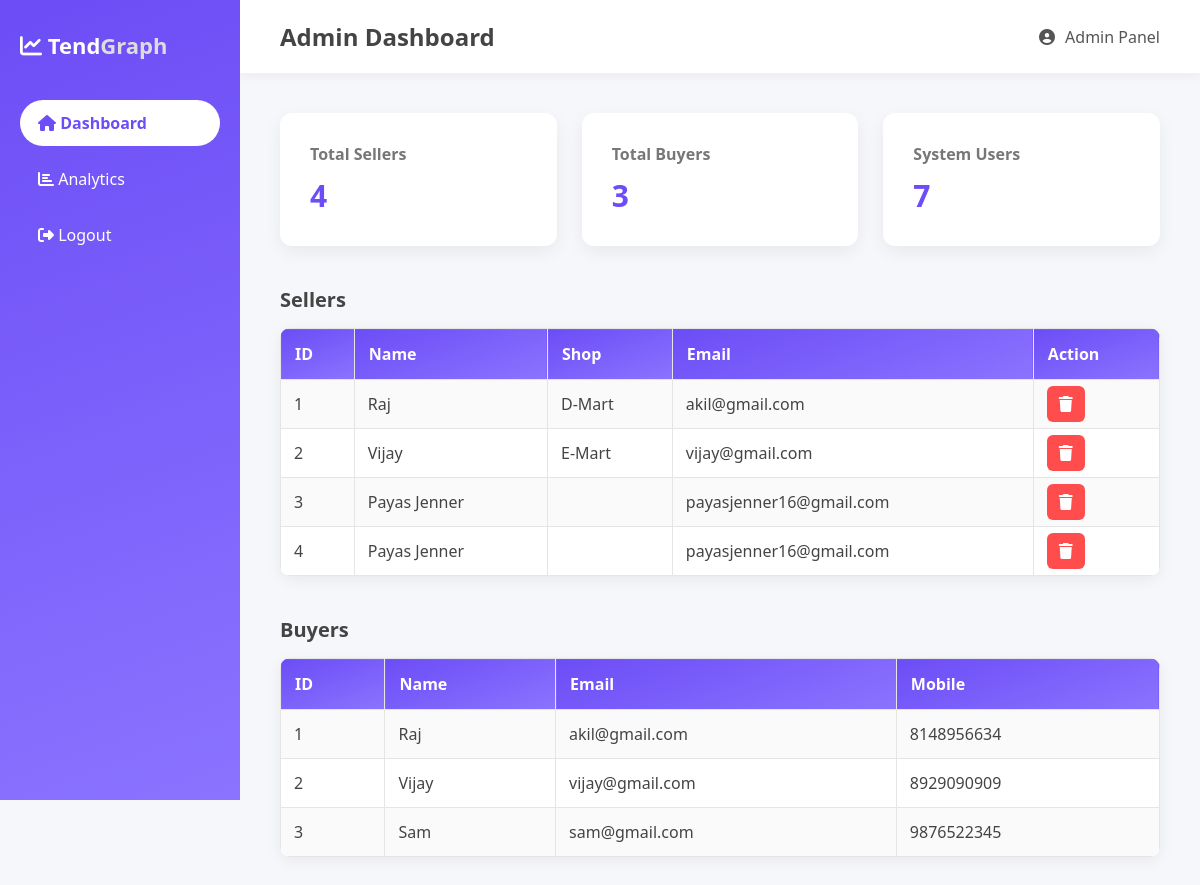
The page /admin_dashboard (signed in) on the database its author committed.
### tables this page shows
CREATE TABLE `sellers` (
  `id` INTEGER PRIMARY KEY AUTOINCREMENT,
  `name` varchar(100) default NULL,
  `email` varchar(100) default NULL,
  `mobile` varchar(20) default NULL,
  `shopname` varchar(100) default NULL,
  `address` text,
  `category` varchar(100) default NULL,
  `latitude` varchar(50) default NULL,
  `longitude` varchar(50) default NULL,
  `username` varchar(50) default NULL,
  `password` varchar(50) default NULL,
  `status` varchar(20) default 'active'
);

CREATE TABLE `buyers` (
  `id` INTEGER PRIMARY KEY AUTOINCREMENT,
  `name` varchar(100) default NULL,
  `email` varchar(120) default NULL,
  `mobile` varchar(20) default NULL,
  `location` varchar(150) default NULL,
  `age` INTEGER DEFAULT NULL,
  `gender` varchar(20) default NULL,
  `username` varchar(50) default NULL,
  `password` varchar(100) default NULL,
  `created_at` timestamp NOT NULL default CURRENT_TIMESTAMP
);

### modules/admin.py (the view)
@admin_bp.route("/admin_dashboard")
def admin_dashboard():
    if "admin" not in session:
        return redirect("/admin")
    conn=get_db()
    cur=conn.cursor()
    cur.execute("SELECT * FROM sellers")
    sellers=cur.fetchall()
    cur.execute("SELECT * FROM buyers")
    buyers=cur.fetchall()
    return render_template("admin_dashboard.html",sellers=sellers,buyers=buyers)

### modules/utils.py (called while the page is built)
def dict_factory(cursor, row):
    d = {}
    for idx, col in enumerate(cursor.description):
        d[col[0]] = row[idx]
    return d

def get_db():
    conn=sqlite3.connect("purchasing_tendency.db", check_same_thread=False)
    conn.row_factory = dict_factory
    return conn

### templates/admin_dashboard.html (shortened to what this page needs)
<!DOCTYPE html>
<html lang="en">
<head>
    <link rel="stylesheet" href="https://cdnjs.cloudflare.com/ajax/libs/font-awesome/6.5.0/css/all.min.css">
</head>
<body>
    <div class="sidebar">
        <div class="logo">
            <i class="fa fa-chart-line"></i> Tend<span>Graph</span>
        </div>
        <a href="/admin_dashboard" class="active">
            <i class="fa fa-home"></i> Dashboard
        </a>
        <a href="/admin_analytics">
            <i class="fa fa-chart-bar"></i> Analytics
        </a>
        <a href="/">
            <i class="fa fa-sign-out-alt"></i> Logout
        </a>
    </div>
    <div class="main">
        <div class="header">
            <h2>Admin Dashboard</h2>
            <div class="admin-box">
                <i class="fa fa-user-circle"></i>
                Admin Panel
            </div>
        </div>
        <div class="content">
            <div class="cards">
                <div class="card">
                    <h4>Total Sellers</h4>
                    <h2>{{ sellers|length }}</h2>
                </div>
                <div class="card">
                    <h4>Total Buyers</h4>
                    <h2>{{ buyers|length }}</h2>
                </div>
                <div class="card">
                    <h4>System Users</h4>
                    <h2>{{ sellers|length + buyers|length }}</h2>
                </div>
            </div>
            <h3 class="section-title" id="sellers-section">Sellers</h3>
            <table>
                <tr>
                    <th>ID</th>
                    <th>Name</th>
                    <th>Shop</th>
                    <th>Email</th>
                    <th>Action</th>
                </tr>
                {% for s in sellers %}
                <tr>
                    <td>{{s.id}}</td>
                    <td>{{s.name}}</td>
                    <td>{{s.shopname}}</td>
                    <td>{{s.email}}</td>
                    <td>
                        <a href="/remove_seller/{{s.id}}" class="delete-btn">
                            <i class="fa fa-trash"></i>
                        </a>
                    </td>
                </tr>
                {% endfor %}
            </table>
            <h3 class="section-title" id="buyers-section">Buyers</h3>
            <table>
                <tr>
                    <th>ID</th>
                    <th>Name</th>
                    <th>Email</th>
                    <th>Mobile</th>
                </tr>
                {% for b in buyers %}
                <tr>
                    <td>{{b.id}}</td>
                    <td>{{b.name}}</td>
                    <td>{{b.email}}</td>
                    <td>{{b.mobile}}</td>
                </tr>
                {% endfor %}
            </table>
        </div>
    </div>
</body>
</html>

### templates/admin_dashboard.html (style rules this page uses)
html { scroll-behavior: smooth; }
* { margin: 0; padding: 0; box-sizing: border-box; font-family: Segoe UI, sans-serif; }
body { background: #f6f7fb; display: flex; }
.sidebar { width: 240px; height: 100vh; background: linear-gradient(160deg, #6c4df6, #8b73ff); padding: 30px 20px; position: fixed; }
.sidebar .logo { color: white; font-size: 22px; font-weight: bold; margin-bottom: 40px; }
.sidebar .logo span { color: #ddd; }
.sidebar a { display: block; padding: 12px 18px; margin-bottom: 10px; color: white; text-decoration: none; border-radius: 30px; font-weight: 500; transition: 0.3s; }
.sidebar a.active { background: white; color: #6c4df6; font-weight: 600; }
.main { margin-left: 240px; width: 100%; }
.header { display: flex; justify-content: space-between; align-items: center; padding: 20px 40px; background: white; box-shadow: 0 3px 10px rgba(0, 0, 0, 0.05); }
.header h2 { color: #444; }
.admin-box { display: flex; align-items: center; gap: 10px; color: #555; }
.content { padding: 40px; }
.cards { display: grid; grid-template-columns: repeat(3, 1fr); gap: 25px; margin-bottom: 40px; }
.card { background: white; padding: 30px; border-radius: 12px; box-shadow: 0 6px 18px rgba(0, 0, 0, 0.06); }
.card h4 { color: #777; margin-bottom: 10px; }
.card h2 { color: #6c4df6; font-size: 30px; }
.section-title { margin-top: 35px; margin-bottom: 15px; color: #444; font-size: 20px; }
table { width: 100%; border-collapse: collapse; background: white; border-radius: 10px; overflow: hidden; box-shadow: 0 4px 15px rgba(0, 0, 0, 0.06); margin-bottom: 40px; }
table th { background: linear-gradient(160deg, #6c4df6, #8b73ff); color: white; padding: 14px; text-align: left; border: 1px solid #e5e5e5; font-weight: 600; }
table td { padding: 13px; border: 1px solid #e5e5e5; color: #444; }
table tr:nth-child(even) { background: #fafafa; }
.delete-btn { background: #ff4d4d; color: white; padding: 7px 12px; border-radius: 6px; text-decoration: none; transition: 0.2s; }

### rows shown on the page
sellers: id "1", name "Raj", shopname "D-Mart", email "akil@gmail.com"
sellers: id "2", name "Vijay", shopname "E-Mart", email "vijay@gmail.com"
sellers: id "3", name "Payas Jenner", email "payasjenner16@gmail.com"
sellers: id "4", name "Payas Jenner", email "payasjenner16@gmail.com"
buyers: id "1", name "Raj", email "akil@gmail.com", mobile "8148956634"
buyers: id "2", name "Vijay", email "vijay@gmail.com", mobile "8929090909"
buyers: id "3", name "Sam", email "sam@gmail.com", mobile "9876522345"

### other values the page prints
{{ sellers|length }} "4"
{{ buyers|length }} "3"
{{ sellers|length + buyers|length }} "7"
